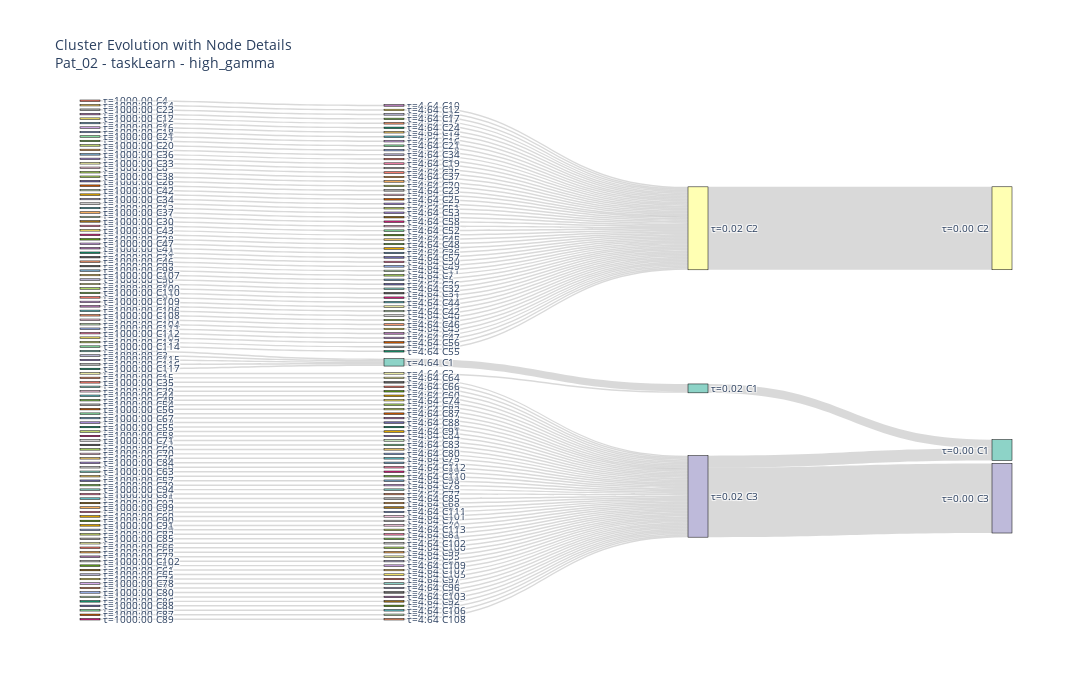

Notebook source saved alongside this figure:
### Code cell
# Create enhanced Sankey diagram with node information
fig_enhanced = create_interactive_sankey_with_nodes(partitions, tau_values, node_labels)
fig_enhanced.show()

### Figure 1 — Plotly figure (JSON) as saved in the notebook; plotly's stock layout.template omitted (floating-point values rounded to 4 significant figures; data arrays with more than 128 entries replaced by an {"elided": "..."} marker saying what was removed)
{"data": [{"link": {"color": "rgba(128,128,128,0.3)", "source": {"elided": "234 int values"}, "target": {"elided": "234 int values"}, "value": {"elided": "234 int values"}}, "node": {"color": {"elided": "236 str values"}, "customdata": {"elided": "236 str values"}, "hovertemplate": "%{customdata}<extra></extra>", "label": {"elided": "236 str values"}, "line": {"color": "black", "width": 0.5}, "pad": 15, "thickness": 20}, "type": "sankey"}], "layout": {"font": {"size": 10}, "height": 700, "title": {"text": "Cluster Evolution with Node Details<br>Pat_02 - taskLearn - high_gamma"}, "width": 1400}}
